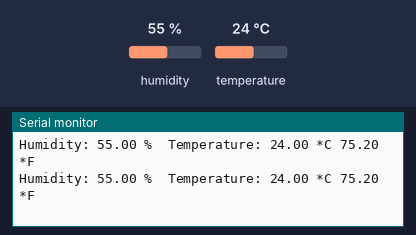
The sketch below on a simulated Arduino Uno, built with avr-gcc and run on an emulated ATmega328P. Parts: the last lines printed to the serial monitor. Inputs (shaded band) come from the test bench; at power-on: humidity 55 %, temperature 24 °C.

Above: at 2.8 s.
2.9 s: humidity set to 22 %
At 4.6 s:
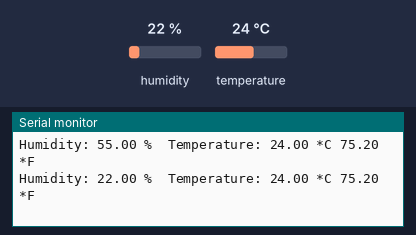
5.6 s: temperature set to 12 °C
At 6.4 s:
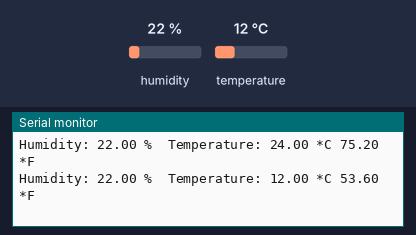
8.3 s: humidity set to 40 %
At 9.9 s:
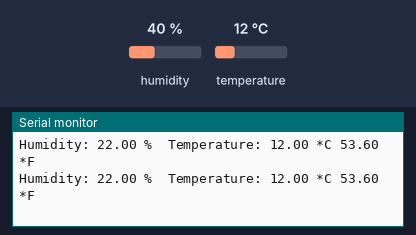
Timing chart, 0 to 11.4 s (numbered marks = the images above; inputs shaded):
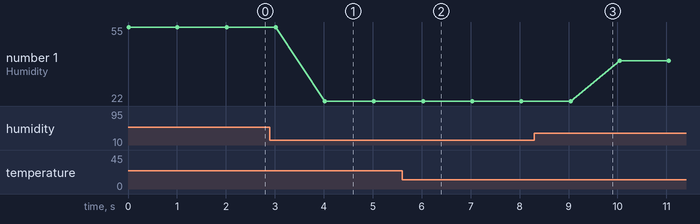

Measured:
- after the input at 2.9 s, the serial monitor: prints a new line after 1.1 s (image 1)
- after the input at 5.6 s, the serial monitor: prints a new line after 0.43 s (image 2)
- plotted number 1: 55 → 22 after the input at 2.9 s, 22 → 40 after the input at 8.3 s

The sketch:

DHT22.ino
```cpp
//-------------- dht use
#include "DHT.h"
#define DHTPIN 7     // what digital pin we're connected to


//#define DHTTYPE DHT11   // DHT 11
#define DHTTYPE DHT22   // DHT 22  (AM2302), AM2321
//#define DHTTYPE DHT21   // DHT 21 (AM2301)

DHT dht(DHTPIN, DHTTYPE);


void setup()   /*----( SETUP: RUNS ONCE )----*/
{
    Serial.begin(9600);
  Serial.println("DHTxx test!");
    dht.begin();

}// END Setup

static int count=0;
void loop()
{
  // Reading temperature or humidity takes about 250 milliseconds!
  // Sensor readings may also be up to 2 seconds 'old' (its a very slow sensor)
  float h = dht.readHumidity();
  // Read temperature as Celsius (the default)
  float t = dht.readTemperature();
  // Read temperature as Fahrenheit (isFahrenheit = true)
  float f = dht.readTemperature(true);


  Serial.print("Humidity: ");
  Serial.print(h);
  Serial.print(" %\t");
  Serial.print("Temperature: ");
  Serial.print(t);
  Serial.print(" *C ");
  Serial.print(f);
  Serial.print(" *F\t\n");


  delay(1000);
} // END Loop
```
